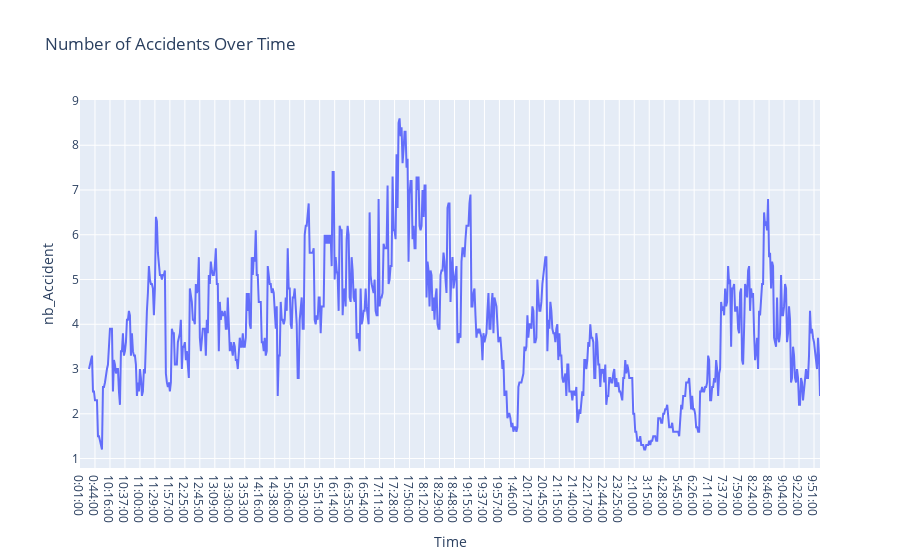

The cell this chart's notebook holds for it:
### Markdown cell above
## Graph 5: Line chart of the number of accidents over time

##### The following line chart illustrates the trend of accident severity over time. This can be useful to analyse possible time based accidents and when most accidents happen during the day.

### Code cell
df3 = df.copy()
df3['nb_Accident'] = 1


df3 = df3.groupby(['Time']).count().reset_index()

# We've smoothened the data in order to have a visualisation more readable
df3['nb_Accident'] = df3['nb_Accident'].rolling(10).mean()

fig5 = px.line(df3, x='Time', y='nb_Accident', title='Number of Accidents Over Time')

fig5.show()

### Figure 1 — Plotly figure (JSON) as saved in the notebook; plotly's stock layout.template omitted (floating-point values rounded to 4 significant figures; data arrays with more than 128 entries replaced by an {"elided": "..."} marker saying what was removed)
{"data": [{"hovertemplate": "Time=%{x}<br>nb_Accident=%{y}<extra></extra>", "legendgroup": "", "line": {"color": "#636efa", "dash": "solid"}, "marker": {"symbol": "circle"}, "mode": "lines", "name": "", "orientation": "v", "showlegend": false, "type": "scatter", "x": {"elided": "742 str values"}, "xaxis": "x", "y": {"elided": "742 float values"}, "yaxis": "y"}], "layout": {"legend": {"tracegroupgap": 0}, "title": {"text": "Number of Accidents Over Time"}, "xaxis": {"anchor": "y", "domain": [0, 1], "title": {"text": "Time"}}, "yaxis": {"anchor": "x", "domain": [0, 1], "title": {"text": "nb_Accident"}}}}
